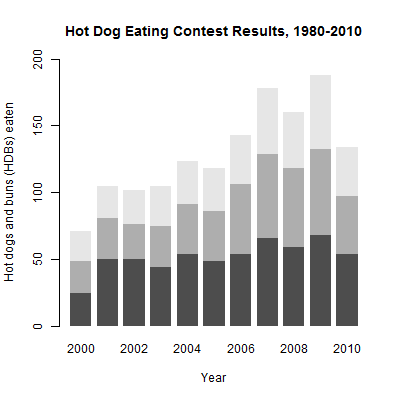

The R source for this figure:
setwd("C:/Users/wuf2/Documents/GitHub/note-on-visualize-this/ch04-hot-dog-places")
hot_dog_places <- read.csv("hot-dog-places.csv", sep=",", header=TRUE)

# read.csv prepends numeric headers with "X". For example, 2000 changes to X2000
# assign names(v) to change headers 
names(hot_dog_places) <- c("2000", "2001", "2002", "2003", "2004",
  "2005", "2006", "2007", "2008", "2009", "2010")

hot_dog_matrix <- as.matrix(hot_dog_places)

barplot(hot_dog_matrix, border=NA, space=0.25, ylim=c(0, 200),
  xlab="Year", ylab="Hot dogs and buns (HDBs) eaten",
  main="Hot Dog Eating Contest Results, 1980-2010")
